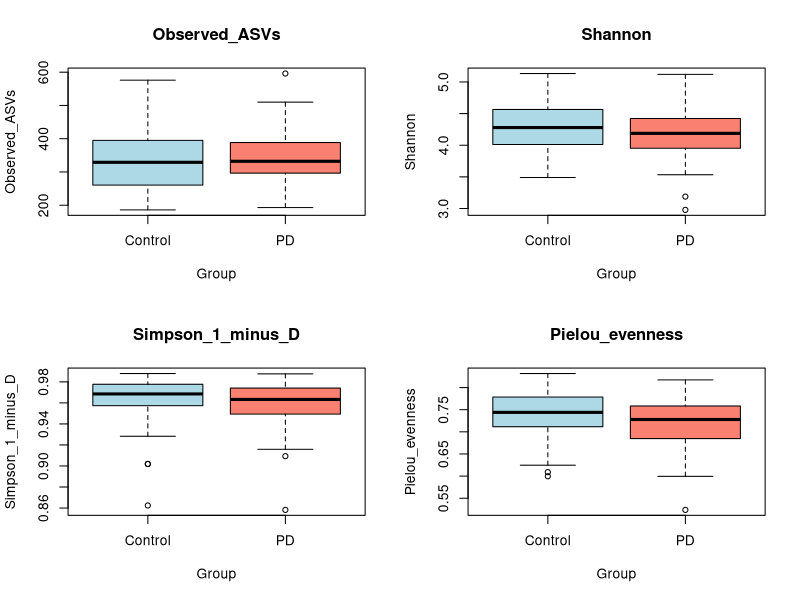

This chart was generated by the following R code:

alpha <- read.delim(
  "results/statistics/PRJEB27564/alpha_diversity/alpha_diversity_20k.tsv"
)

indices <- c(
  "Observed_ASVs",
  "Shannon",
  "Simpson_1_minus_D",
  "Pielou_evenness"
)

results <- lapply(indices, function(index) {

  pd <- alpha[alpha$Group == "PD", index]
  control <- alpha[alpha$Group == "Control", index]

  test <- wilcox.test(
    pd,
    control,
    exact = FALSE,
    conf.int = TRUE
  )

  # Rank-biserial effect size: positive means higher values in PD
  ranks <- rank(c(pd, control))
  n_pd <- length(pd)
  n_control <- length(control)

  U <- sum(ranks[seq_along(pd)]) -
    n_pd * (n_pd + 1) / 2

  rank_biserial <- 2 * U / (n_pd * n_control) - 1

  data.frame(
    Index = index,
    PD_median = median(pd),
    Control_median = median(control),
    Median_difference_PD_minus_Control =
      median(pd) - median(control),
    PD_mean = mean(pd),
    Control_mean = mean(control),
    Rank_biserial = rank_biserial,
    Wilcoxon_W = unname(test$statistic),
    P_value = test$p.value
  )
})

results <- do.call(rbind, results)

results$Adjusted_P_value <- p.adjust(
  results$P_value,
  method = "BH"
)

results$Interpretation <- ifelse(
  results$Adjusted_P_value < 0.05,
  "Statistically significant after BH correction",
  "Not statistically significant after BH correction"
)

out <- "results/statistics/PRJEB27564/alpha_diversity"

write.table(
  results,
  file = file.path(out, "alpha_diversity_group_tests.tsv"),
  sep = "\t",
  quote = FALSE,
  row.names = FALSE
)

cat("Alpha diversity statistical comparison\n")
cat("PD samples:", sum(alpha$Group == "PD"), "\n")
cat("Control samples:", sum(alpha$Group == "Control"), "\n\n")

print(results, row.names = FALSE)

# Generate four boxplots
pdf(
  file.path(out, "alpha_diversity_group_comparison.pdf"),
  width = 10,
  height = 8
)

par(mfrow = c(2, 2))

for (index in indices) {

  boxplot(
    alpha[[index]] ~ alpha$Group,
    col = c("lightblue", "salmon"),
    main = index,
    xlab = "Group",
    ylab = index
  )

}

dev.off()

cat("\nResults and plots saved in:", out, "\n")
